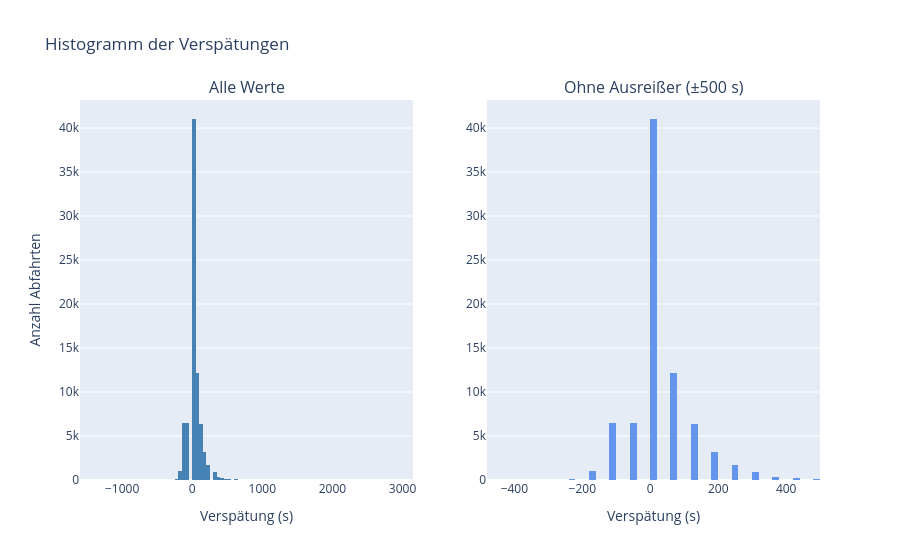

This figure's notebook cell:
### Code cell
# Histogramm: alle Werte und gekappt auf ±600s
from plotly.subplots import make_subplots

fig = make_subplots(rows=1, cols=2,
    subplot_titles=["Alle Werte", "Ohne Ausreißer (±500 s)"])

fig.add_trace(go.Histogram(
    x=df_valid["delay_s"], nbinsx=100,
    marker_color="steelblue", name="Alle"
), row=1, col=1)

df_clip = df_valid[df_valid["delay_s"].between(-500, 500)]
fig.add_trace(go.Histogram(
    x=df_clip["delay_s"], nbinsx=80,
    marker_color="cornflowerblue", name="±600 s"
), row=1, col=2)

fig.update_xaxes(title_text="Verspätung (s)", row=1, col=1)
fig.update_xaxes(title_text="Verspätung (s)", row=1, col=2)
fig.update_yaxes(title_text="Anzahl Abfahrten", row=1, col=1)
fig.update_layout(title="Histogramm der Verspätungen", showlegend=False)
fig.show()

### Figure 1 — Plotly figure (JSON) as saved in the notebook; plotly's stock layout.template omitted (floating-point values rounded to 4 significant figures; data arrays with more than 128 entries replaced by an {"elided": "..."} marker saying what was removed)
{"data": [{"marker": {"color": "steelblue"}, "name": "Alle", "nbinsx": 100, "type": "histogram", "x": {"elided": "80673 int values"}, "xaxis": "x", "yaxis": "y"}, {"marker": {"color": "cornflowerblue"}, "name": "±600 s", "nbinsx": 80, "type": "histogram", "x": {"elided": "80238 int values"}, "xaxis": "x2", "yaxis": "y2"}], "layout": {"annotations": [{"font": {"size": 16}, "showarrow": false, "text": "Alle Werte", "x": 0.225, "xanchor": "center", "xref": "paper", "y": 1, "yanchor": "bottom", "yref": "paper"}, {"font": {"size": 16}, "showarrow": false, "text": "Ohne Ausreißer (±500 s)", "x": 0.775, "xanchor": "center", "xref": "paper", "y": 1, "yanchor": "bottom", "yref": "paper"}], "showlegend": false, "title": {"text": "Histogramm der Verspätungen"}, "xaxis": {"anchor": "y", "domain": [0, 0.45], "title": {"text": "Verspätung (s)"}}, "xaxis2": {"anchor": "y2", "domain": [0.55, 1], "title": {"text": "Verspätung (s)"}}, "yaxis": {"anchor": "x", "domain": [0, 1], "title": {"text": "Anzahl Abfahrten"}}, "yaxis2": {"anchor": "x2", "domain": [0, 1]}}}
